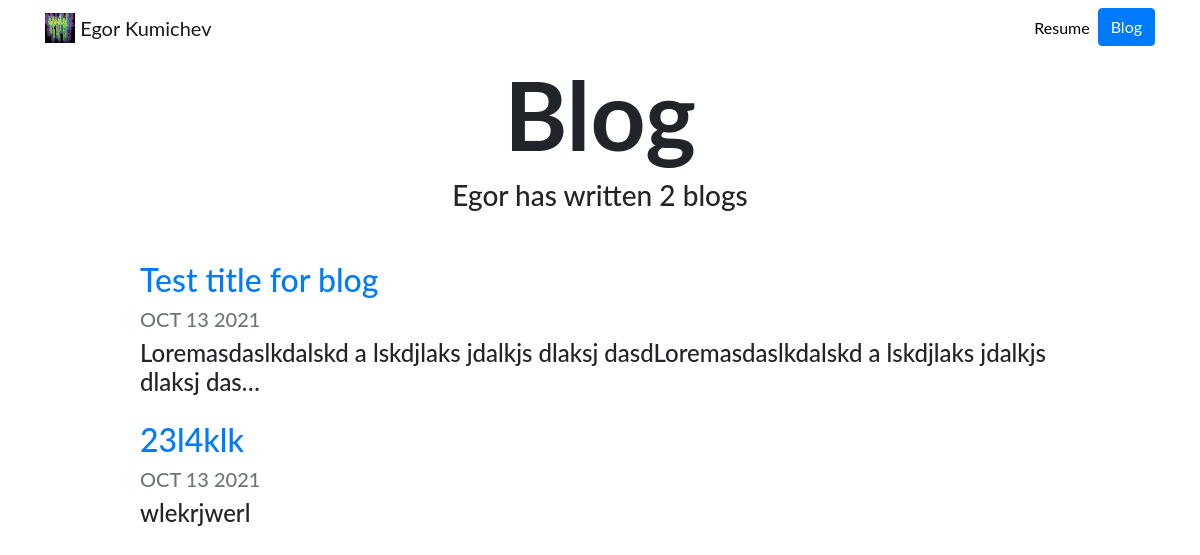
The page /blog/ on the database as committed earlier.
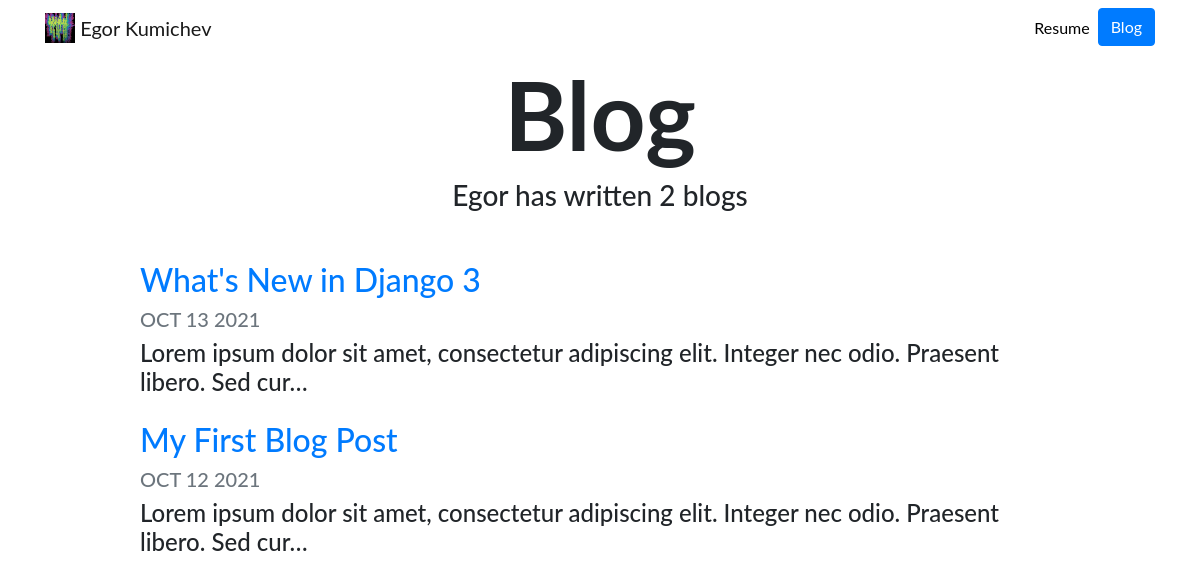
The same page on the database as committed later.
### blog/models.py (models this page shows, shortened)
class Blog(models.Model):
    title = models.CharField(max_length=200)
    description = models.TextField()
    date = models.DateField()

### blog/views.py (the view)
# urls.py: path('', views.all_blogs, name='all_blogs'),
def all_blogs(request):
    blogs = Blog.objects.order_by('-date')
    return render(request, 'blog/all_blogs.html',{'blogs':blogs})

### blog/templates/blog/all_blogs.html
{% extends "portfolio/base.html" %}
{% load static %}
{% block content %}
<h1 id="blogtitle" class="font-weight-bold text-center">Blog</h1>
<h3 class="text-center mb-5">Egor has written {{ blogs.count }} blog{{ blogs.count|pluralize }}</h3>
{% for blog in blogs %}
<div class="row justify-content-center my-3">
  <div class="col-md-10">
    <a href="{% url 'blog:detail' blog.id %}">
      <h2>{{ blog.title }}</h2>
    </a>
    <h5 class="text-muted">{{ blog.date|date:'M d Y'|upper }}</h5>
    <h4>{{ blog.description|striptags|truncatechars:100 }}</h4>
  </div>
</div>
{% endfor %}
{% endblock %}

Rows that differ between the two databases and show on the page:
removed Blog: title "Test title for blog", date "OCT 13 2021", description "Loremasdaslkdalskd a lskdjlaks jdalkjs dlaksj dasdLoremasdaslkdalskd a lskdjlaks jdalkjs dlaksj das…"
removed Blog: title "23l4klk", date "OCT 13 2021", description "wlekrjwerl"
added Blog: title "What's New in Django 3", date "OCT 13 2021", description "Lorem ipsum dolor sit amet, consectetur adipiscing elit. Integer nec odio. Praesent libero. Sed cur…"
added Blog: title "My First Blog Post", date "OCT 12 2021", description "Lorem ipsum dolor sit amet, consectetur adipiscing elit. Integer nec odio. Praesent libero. Sed cur…"
